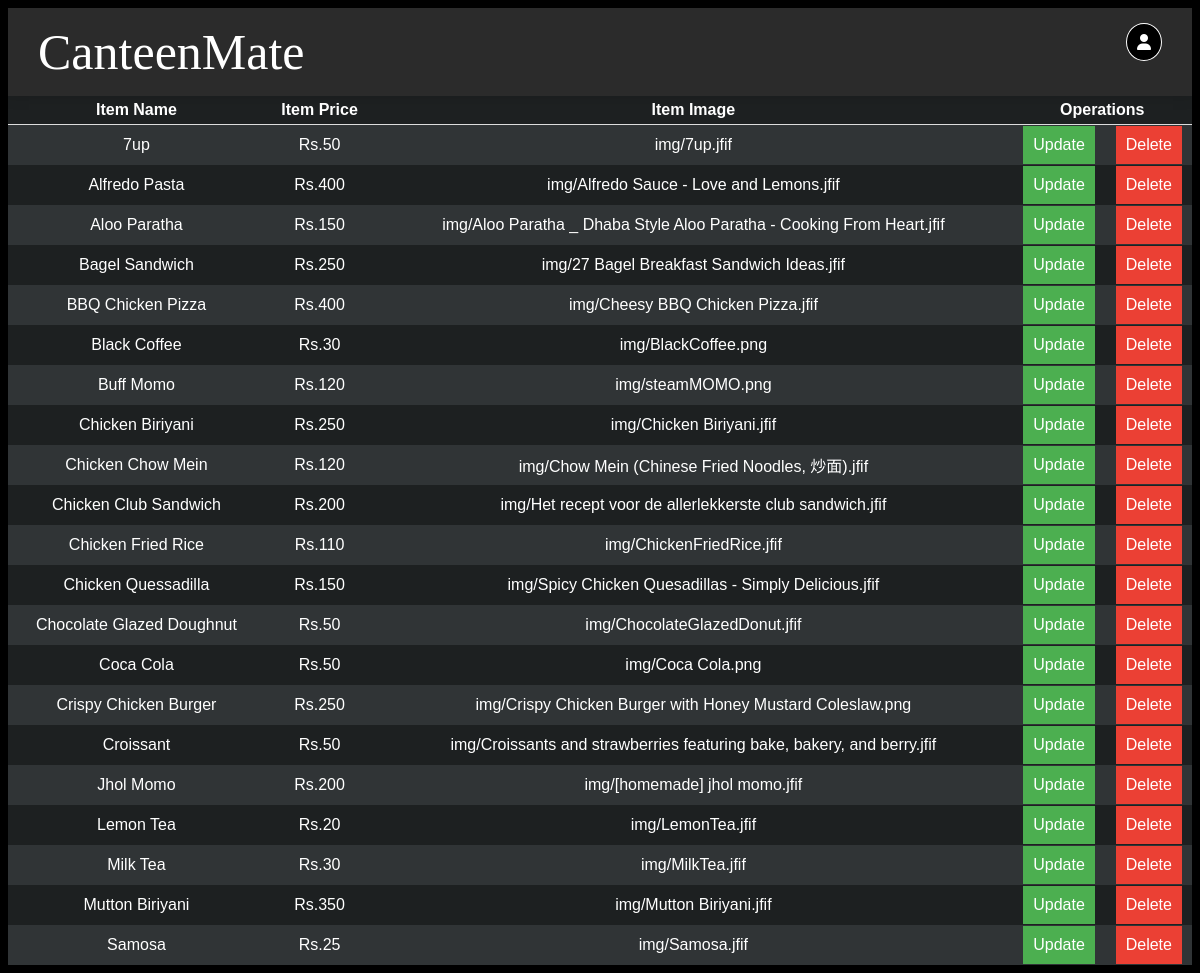
Screenshot of /items.php (signed in) with the database file from the repository.
### tables this page shows
CREATE TABLE `items` (
  `Name` varchar(30) NOT NULL,
  `Price` int(30) NOT NULL,
  `image` varchar(100) NOT NULL
);

### items.php (the view, shortened to what this page needs)
<?php
require_once 'connection.php';
include_once ('adminNav.php');
$sql = "SELECT * FROM items ORDER BY `Name` ASC";
$result = $conn->query($sql);
if ($result->num_rows > 0) {
  ?>
<!DOCTYPE html>
<html lang="en">
<head>
</head>
<body>
    <table>
        <tr>
            <th>Item Name</th>
            <th>Item Price</th>
            <th>Item Image</th>
            <th colspan="2">Operations</th>
        </tr>
        <?php
        while($row = $result->fetch_assoc()) {
        echo "<tr>";
        echo "<td>" . $row["Name"] . "</td>";
        echo "<td> Rs." . $row["Price"] . "</td>";
        echo "<td>" . $row["image"] . "</td>";
        echo "<td><a href='update.php?Name=".$row['Name']."' class='button'>Update</a></td>";
        echo "<td><a href='items.php?Name=".$row['Name']."' class='DeleteButton'>Delete</a></td>";
        echo "</tr>";
        }
        ?>
</table>
</body>
</html>
<?php
} else {
    echo "<tr><td colspan='6'>No items found.</td></tr>";
}
?>

### adminNav.php (shortened to what this page needs)
<!DOCTYPE html>
<html>
<head><title>CanteenMate-Home</title>
    <link rel="stylesheet" href="https://cdn.jsdelivr.net/npm/swiper@9/swiper-bundle.min.css"/>
</head>
<body>
<main>
<nav>
  <div class="logo" >CanteenMate</div>
        <div class="dropdown">
          <i class="fa-solid fa-user"></i>
        </div>
</nav>
</main>
</body>
</html>

### adminNav.php (style rules this page uses)
* { box-sizing: border-box; font-family: Arial, Helvetica, sans-serif; color: white; }
body { background-color: #3B3B3B }
nav { display: flex; background-color: #2B2B2B; width: 100%; position: relative; justify-content: space-between; text-align: center; padding: 15px 30px; box-shadow: 0px -8px 16px 5px rgba(0,0,0,0.2); }
nav .logo { display: flex; color: white; font-size: 50px; font-family: CanteenMate; cursor: pointer; position: relative; transition: .4s linear; }
nav .fa-user { background-color: black; border-radius: 50%; border: 1px solid white; padding: 10px; }
.dropdown { position: relative; display: inline-block; }

### items.php (style rules this page uses)
* { box-sizing: border-box; font-family: Arial, Helvetica, sans-serif; }
body { background-color: black; background-attachment: fixed; }
table { border-collapse: collapse; width: 100%; background-color: #1D2021; box-shadow: 0px 8px 16px 0px rgba(0,0,0,0.2); }
th { padding: 5px; text-align: center; border-bottom: 1px solid #DDD; color: white; }
td { text-align: center; padding: 1px; color: white; }
tr:nth-child(even) { background-color: #303436; }
.button { background-color: #4CAF50; border: none; color: white; padding: 10px 10px; text-align: center; text-decoration: none; display: inline-block; font-size: 16px; transition: .2s linear; }
.DeleteButton { background-color: #eb4034; border: none; color: white; padding: 10px 10px; text-align: center; text-decoration: none; display: inline-block; font-size: 16px; transition: .2s linear; }

### rows the page displays
items: Name "7up", Price "50", image "img/7up.jfif"
items: Name "Alfredo Pasta", Price "400", image "img/Alfredo Sauce - Love and Lemons.jfif"
items: Name "Aloo Paratha", Price "150", image "img/Aloo Paratha _ Dhaba Style Aloo Paratha - Cooking From Heart.jfif"
items: Name "Bagel Sandwich", Price "250", image "img/27 Bagel Breakfast Sandwich Ideas.jfif"
items: Name "BBQ Chicken Pizza", Price "400", image "img/Cheesy BBQ Chicken Pizza.jfif"
items: Name "Black Coffee", Price "30", image "img/BlackCoffee.png"
items: Name "Buff Momo", Price "120", image "img/steamMOMO.png"
items: Name "Chicken Biriyani", Price "250", image "img/Chicken Biriyani.jfif"
items: Name "Chicken Chow Mein", Price "120", image "img/Chow Mein (Chinese Fried Noodles, 炒面).jfif"
items: Name "Chicken Club Sandwich", Price "200", image "img/Het recept voor de allerlekkerste club sandwich.jfif"
items: Name "Chicken Fried Rice", Price "110", image "img/ChickenFriedRice.jfif"
items: Name "Chicken Quessadilla", Price "150", image "img/Spicy Chicken Quesadillas - Simply Delicious.jfif"
items: Name "Chocolate Glazed Doughnut", Price "50", image "img/ChocolateGlazedDonut.jfif"
items: Name "Coca Cola", Price "50", image "img/Coca Cola.png"
items: Name "Crispy Chicken Burger", Price "250", image "img/Crispy Chicken Burger with Honey Mustard Coleslaw.png"
items: Name "Croissant", Price "50", image "img/Croissants and strawberries featuring bake, bakery, and berry.jfif"
items: Name "Jhol Momo", Price "200", image "img/[homemade] jhol momo.jfif"
items: Name "Lemon Tea", Price "20", image "img/LemonTea.jfif"
items: Name "Milk Tea", Price "30", image "img/MilkTea.jfif"
items: Name "Mutton Biriyani", Price "350", image "img/Mutton Biriyani.jfif"
items: Name "Samosa", Price "25", image "img/Samosa.jfif"
